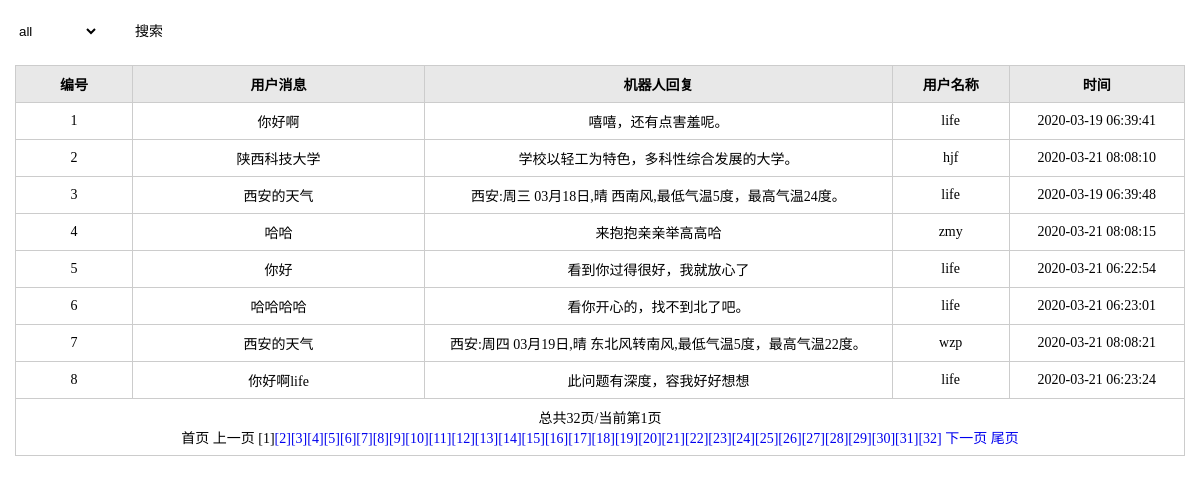
Page /admin/listOrder.php on the committed database.
### tables this page shows
CREATE TABLE `usr_message` (
  `m_id` int(5) NOT NULL,
  `message` varchar(200) DEFAULT NULL,
  `bot_message` varchar(200) DEFAULT NULL,
  `user_id` int(11) NOT NULL,
  `update_time` timestamp NOT NULL DEFAULT CURRENT_TIMESTAMP ON UPDATE CURRENT_TIMESTAMP
);

CREATE TABLE `user` (
  `id` int(11) NOT NULL,
  `user_name` varchar(255) DEFAULT NULL COMMENT '用户名',
  `pass_word` varchar(255) DEFAULT NULL,
  `phone` varchar(255) DEFAULT NULL
);

### admin/lib/mysql.func.php (called while the page is built, shortened)
<?php
function fetchAll($sql,$link){
	$result=mysqli_query($link,$sql);
	while(@$row=mysqli_fetch_assoc($result)){
		$rows[]=$row;
	}
	return $rows;
}
function getResultNum($sql,$link){
	$result=mysqli_query($link,$sql);
	return mysqli_num_rows($result);
}

### admin/listOrder.php (the view, shortened to what this page needs)
<?php
require_once 'include.php';
$link = mysqli_connect(HOST, USERNAME, PASSWORD, DB);
mysqli_set_charset($link, DB_CHARSET);
@$disId = $_REQUEST['disId'];
if ($disId){
    setcookie('disId',$disId);
    $sql="select * from usr_message where user_id='$disId'";
} else {
    $sql="select * from usr_message";
}
$totalRows=getResultNum($sql, $link);
$pageSize=8;
$totalPage=ceil($totalRows/$pageSize);
@$page=$_REQUEST['page']?(int)$_REQUEST['page']:1;
$offset=($page-1)*$pageSize;
if ($disId){
    $sql="select m_id,message,bot_message,user_name,update_time from usr_message inner join user  on usr_message.user_id = user.id where usr_message.user_id='$disId' limit $offset,$pageSize";
} else{
    $sql="select m_id,message,bot_message,user_name,update_time from usr_message inner join user  on usr_message.user_id = user.id limit $offset,$pageSize";
}
$rows=fetchAll($sql, $link);
?>
<!doctype html>
<html>
<head>
<link rel="stylesheet" href="styles/backstage.css">
</head>
<body>
<div class="">
<div class="details">
        <div class="details_operation clearfix">
            <div class="">
                <select name="disId" id="searchSelect">
                <?php
                $sql = "select * from user";
                $disRes = fetchAll($sql, $link);
                foreach ($disRes as $disres){
                    if ($disres['id']==$disId){
                ?>
                        <option value="<?php echo $disres['id'];?>" selected><?php echo $disres['user_name'];?></option>
              <?php }else{ ?>
                        <option value="<?php echo $disres['id'];?>"><?php echo $disres['user_name'];?></option>
              <?php      }
                }?>
                </select>
                <input type="button" value="搜索" class="add" onclick="Getvaule()";>
            </div>
        </div>
        <table class="table" cellspacing="0" cellpadding="0">
            <thead>
                <tr>
                    <th width="10%">编号</th>
                    <th width="25%">用户消息</th>
                    <th width="40%">机器人回复</th>
                    <th width="10%">用户名称</th>
                    <th width="15%">时间</th>
                </tr>
            </thead>
            <tbody>
                <?php
                foreach ($rows as $row){
                ?>
                <tr>
                    <td><?php echo $row['m_id'];?></td>
                    <td><?php echo $row['message'];?></td>
                    <td><?php echo $row['bot_message'];?></td>
                    <td><?php echo $row['user_name'];?></td>
                    <td><?php echo $row['update_time'];?></td>
                </tr>
                <?php
                }
                ?>
                <tr>
                	<td colspan='5'><?php echo showPage($page,$totalPage,'disId='.$_GET['disId'],$step="&nbsp");?></td>
                </tr>
            </tbody>
        </table>
    </div>
</body>
</html>

### admin/lib/page.func.php
<?php
function showPage($page,$totalPage,$where=null,$step="&nbsp"){
    $where=($where==null)?null:$where."&";
    $url = $_SERVER['PHP_SELF'];
        $index = ($page == 1) ? "首页" : "<a href='{$url}?{$where}page=1'>首页</a>";
        $last = ($page == $totalPage) ? "尾页" : "<a href='{$url}?{$where}page={$totalPage}'>尾页</a>";
        $prev = ($page == 1) ? "上一页" : "<a href='{$url}?{$where}page=" . ($page - 1) . "'>上一页</a>";
        $next = ($page == $totalPage) ? "下一页" : "<a href='{$url}?{$where}page=" . ($page + 1) . "'>下一页</a>";
        $str = "总共{$totalPage}页/当前第{$page}页";
        $p = '';
        for ($i = 1; $i <= $totalPage; $i ++) {
            if ($page == $i) {
                $p .= "[{$i}]";
            } else {
                $p .= "<a href='{$url}?{$where}page=" . $i . "'>[{$i}]</a>";
            }
        }
    $pageStr= $str . "<br/>" . $index .$step. $prev .$step. $p.$step . $next.$step . $last;
    return $pageStr;
}

### admin/styles/backstage.css (style rules this page uses)
* { margin: 0;padding: 0; }
input,select,textarea { outline: none;border: none; background: none; }
a { text-decoration: none; }
.clearfix:after, .clearfix:before { content: ""; display: table; }
.clearfix:after { clear: both; }
.clearfix { zoom:1; }
.details_operation { margin-bottom: 20px; }
.details { padding: 15px; font-family: "微软雅黑"; }
.add { width: 92px; height: 30px; font-family: "微软雅黑"; font-size: 14px; }
.table { border-collapse: collapse; width: 100%; font-size: 14px;text-align:center; }
.table th { background-color: #E8E8E8; }
.table th, .table td { border: solid 1px #ccc; padding: 8px; }

### rows in the picture
usr_message: m_id "1", message "你好啊", bot_message "嘻嘻，还有点害羞呢。", user.user_name "life", update_time "2020-03-19 06:39:41"
usr_message: m_id "2", message "陕西科技大学", bot_message "学校以轻工为特色，多科性综合发展的大学。", user.user_name "hjf", update_time "2020-03-21 08:08:10"
usr_message: m_id "3", message "西安的天气", bot_message "西安:周三 03月18日,晴 西南风,最低气温5度，最高气温24度。", user.user_name "life", update_time "2020-03-19 06:39:48"
usr_message: m_id "4", message "哈哈", bot_message "来抱抱亲亲举高高哈", user.user_name "zmy", update_time "2020-03-21 08:08:15"
usr_message: m_id "5", message "你好", bot_message "看到你过得很好，我就放心了", user.user_name "life", update_time "2020-03-21 06:22:54"
usr_message: m_id "6", message "哈哈哈哈", bot_message "看你开心的，找不到北了吧。", user.user_name "life", update_time "2020-03-21 06:23:01"
usr_message: m_id "7", message "西安的天气", bot_message "西安:周四 03月19日,晴 东北风转南风,最低气温5度，最高气温22度。", user.user_name "wzp", update_time "2020-03-21 08:08:21"
usr_message: m_id "8", message "你好啊life", bot_message "此问题有深度，容我好好想想", user.user_name "life", update_time "2020-03-21 06:23:24"

### other values in the picture
$str "总共32页/当前第1页"
form field disId "all"
